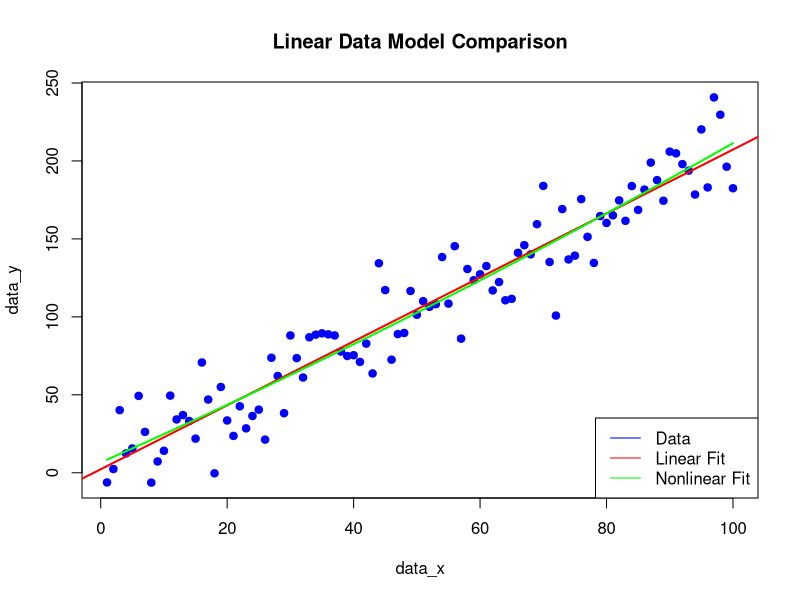
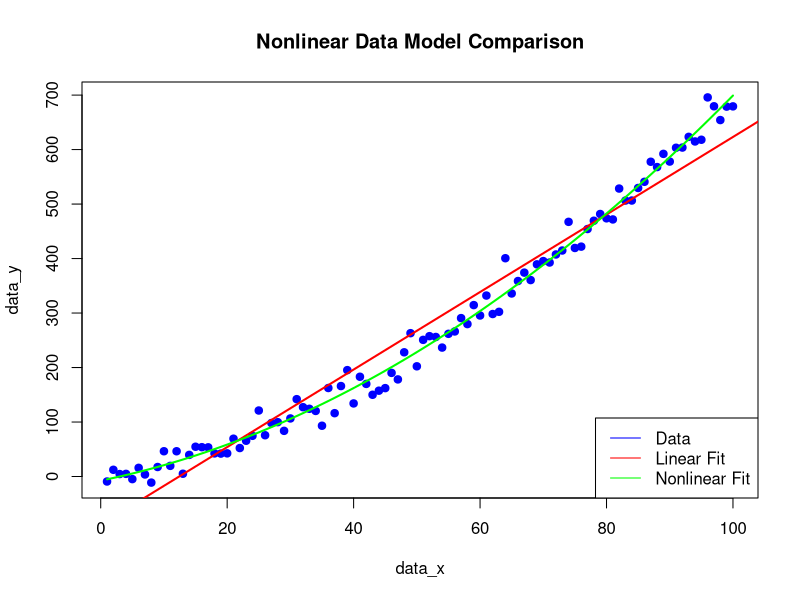

Write R code to recreate these figures, in order.
# Sample data generation
set.seed(123)
x <- 1:100
y_linear <- 3 + 2 * x + rnorm(100, sd = 20)          # Linear relationship with noise
y_nonlinear <- 3 + 2 * x + 0.05 * x^2 + rnorm(100, sd = 20)  # Nonlinear relationship with noise

# Fit linear and nonlinear models
linear_model <- lm(y_linear ~ x)
nonlinear_model <- lm(y_linear ~ x + I(x^2))

linear_model_nonlin <- lm(y_nonlinear ~ x)
nonlinear_model_nonlin <- lm(y_nonlinear ~ x + I(x^2))

# Model comparison and decision function
compare_models <- function(model1, model2, data_x, data_y, data_name = "Data") {
  aic1 <- AIC(model1)
  aic2 <- AIC(model2)
  r2_1 <- summary(model1)$r.squared
  r2_2 <- summary(model2)$r.squared
  
  # Display AIC and R^2 values
  print(paste("Comparing models for", data_name))
  print(paste("AIC for linear model:", round(aic1, 2)))
  print(paste("AIC for nonlinear model:", round(aic2, 2)))
  print(paste("R-squared for linear model:", round(r2_1, 3)))
  print(paste("R-squared for nonlinear model:", round(r2_2, 3)))
  
  # Determine the best model
  if (aic1 < aic2) {
    print("Decision: The linear model is a better fit based on AIC.")
    best_model <- model1
    model_type <- "Linear"
    formula_text <- paste("y =", round(coef(model1)[1], 2), "+", round(coef(model1)[2], 2), "* x")
  } else {
    print("Decision: The nonlinear model is a better fit based on AIC.")
    best_model <- model2
    model_type <- "Nonlinear"
    formula_text <- paste("y =", round(coef(model2)[1], 2), "+", round(coef(model2)[2], 2), "* x +", round(coef(model2)[3], 4), "* x^2")
  }
  
  # Print the mathematical model and R-squared of the best model
  print(paste("Selected Model Type:", model_type))
  print(paste("Mathematical Model:", formula_text))
  print(paste("R-squared of the selected model:", round(ifelse(model_type == "Linear", r2_1, r2_2), 3)))
  
  # Plot to visualize fit
  plot(data_x, data_y, main = paste(data_name, "Model Comparison"), col = "blue", pch = 19)
  abline(model1, col = "red", lwd = 2)
  lines(data_x, predict(model2, data.frame(x = data_x)), col = "green", lwd = 2)
  legend("bottomright", legend = c("Data", "Linear Fit", "Nonlinear Fit"), col = c("blue", "red", "green"), lty = 1)
}

# Compare for linear data
compare_models(linear_model, nonlinear_model, x, y_linear, "Linear Data")

# Compare for nonlinear data
compare_models(linear_model_nonlin, nonlinear_model_nonlin, x, y_nonlinear, "Nonlinear Data")
